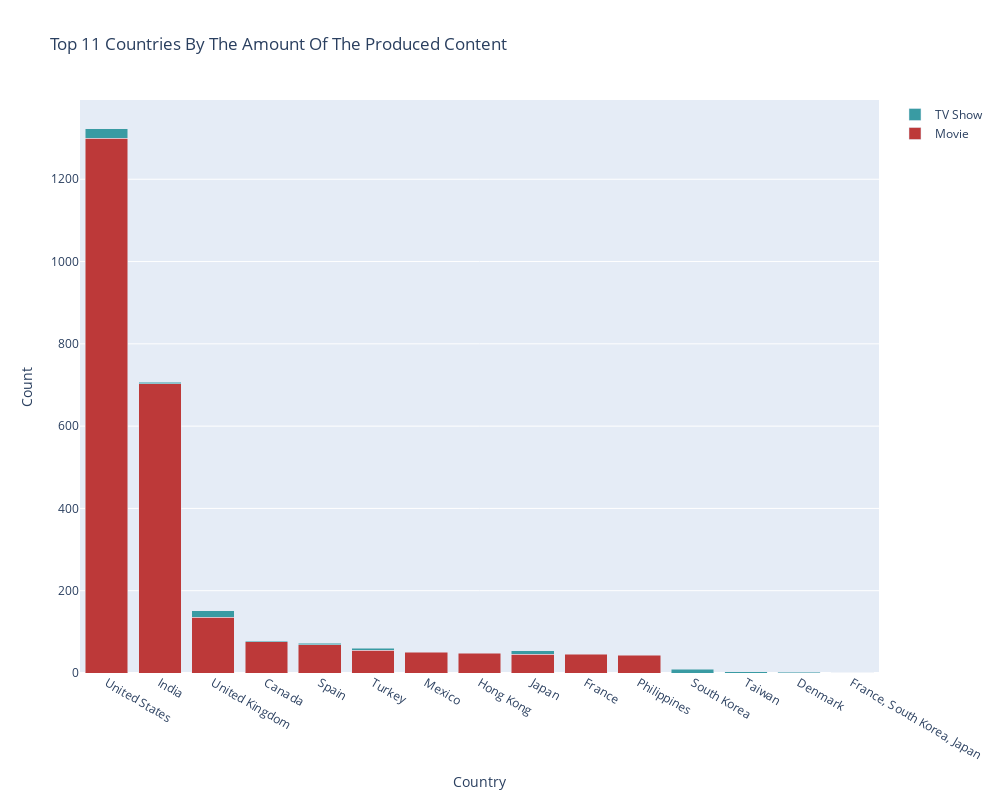

The notebook cell saved with this chart:
### Code cell
#Plotting Top 11 Countries By The Amount Of The Produced Content
movie_counts = merged_df[merged_df['type'] == 'Movie']['country'].value_counts()
tv_show_counts = merged_df[merged_df['type'] == 'TV Show']['country'].value_counts()

top_movie_countries = movie_counts.head(11)
top_tv_show_countries = tv_show_counts.head(11)

#Creating Traces
trace1 = go.Bar(x=top_movie_countries.index, y=top_movie_countries.values, name='Movie', marker=dict(color='#bd3939'))
trace2 = go.Bar(x=top_tv_show_countries.index, y=top_tv_show_countries.values, name='TV Show', marker=dict(color='#399ba3'))
data = [trace1, trace2]

# Layout of plot
layout = go.Layout(title='Top 11 Countries By The Amount Of The Produced Content',xaxis=dict(title='Country'), yaxis=dict(title='Count'),
                   barmode='stack', width=1000,  
                   height=800)  

fig = go.Figure(data=data, layout=layout)
fig.show()

### Figure 1 — Plotly figure (JSON) as saved in the notebook; plotly's stock layout.template omitted (floating-point values rounded to 4 significant figures)
{"data": [{"marker": {"color": "#bd3939"}, "name": "Movie", "type": "bar", "x": ["United States", "India", "United Kingdom", "Canada", "Spain", "Turkey", "Mexico", "Hong Kong", "Japan", "France", "Philippines"], "y": [1300, 703, 136, 76, 69, 55, 50, 48, 45, 45, 43]}, {"marker": {"color": "#399ba3"}, "name": "TV Show", "type": "bar", "x": ["United States", "United Kingdom", "Japan", "South Korea", "Turkey", "India", "Spain", "Taiwan", "Canada", "Denmark", "France, South Korea, Japan"], "y": [23, 15, 9, 9, 5, 4, 3, 3, 2, 2, 1]}], "layout": {"barmode": "stack", "height": 800, "title": {"text": "Top 11 Countries By The Amount Of The Produced Content"}, "width": 1000, "xaxis": {"autorange": true, "range": [-0.5, 14.5], "title": {"text": "Country"}, "type": "category"}, "yaxis": {"autorange": true, "range": [0, 1393.0], "title": {"text": "Count"}, "type": "linear"}}}
